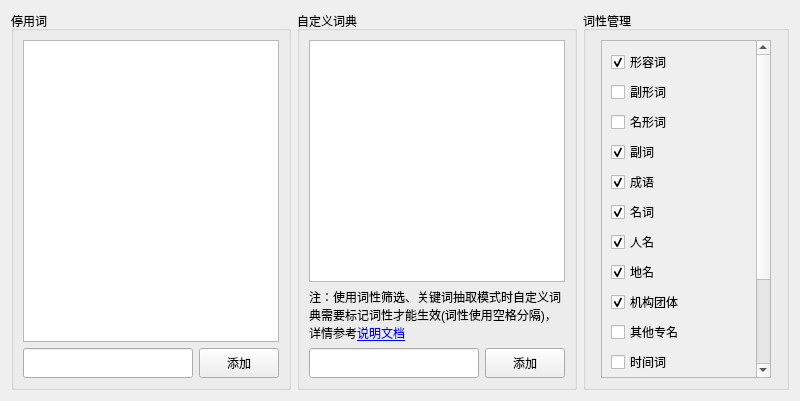
<?xml version="1.0" encoding="UTF-8"?>
<ui version="4.0">
 <class>Form</class>
 <widget class="QWidget" name="Form">
  <property name="geometry">
   <rect>
    <x>0</x>
    <y>0</y>
    <width>800</width>
    <height>401</height>
   </rect>
  </property>
  <property name="minimumSize">
   <size>
    <width>800</width>
    <height>401</height>
   </size>
  </property>
  <property name="maximumSize">
   <size>
    <width>800</width>
    <height>401</height>
   </size>
  </property>
  <property name="windowTitle">
   <string>Text Tools - 分词工具高级设置</string>
  </property>
  <property name="windowIcon">
   <iconset>
    <normaloff>src/img/QIcon.png</normaloff>src/img/QIcon.png</iconset>
  </property>
  <layout class="QGridLayout" name="gridLayout_4">
   <item row="0" column="0">
    <widget class="QGroupBox" name="groupBox">
     <property name="title">
      <string>停用词</string>
     </property>
     <layout class="QGridLayout" name="gridLayout_2">
      <item row="0" column="0" colspan="2">
       <widget class="QListWidget" name="listWidget_stopWord"/>
      </item>
      <item row="1" column="0">
       <widget class="QLineEdit" name="lineEdit_stopWord">
        <property name="minimumSize">
         <size>
          <width>0</width>
          <height>30</height>
         </size>
        </property>
        <property name="maximumSize">
         <size>
          <width>16777215</width>
          <height>30</height>
         </size>
        </property>
       </widget>
      </item>
      <item row="1" column="1">
       <widget class="QPushButton" name="pushButton_addStopWord">
        <property name="minimumSize">
         <size>
          <width>80</width>
          <height>30</height>
         </size>
        </property>
        <property name="maximumSize">
         <size>
          <width>80</width>
          <height>30</height>
         </size>
        </property>
        <property name="statusTip">
         <string>添加</string>
        </property>
        <property name="whatsThis">
         <string>添加</string>
        </property>
        <property name="text">
         <string>添加</string>
        </property>
        <property name="icon">
         <iconset>
          <normaloff>src/img/AddItem.png</normaloff>src/img/AddItem.png</iconset>
        </property>
        <property name="shortcut">
         <string>Return</string>
        </property>
       </widget>
      </item>
     </layout>
    </widget>
   </item>
   <item row="0" column="1">
    <widget class="QGroupBox" name="groupBox_2">
     <property name="title">
      <string>自定义词典</string>
     </property>
     <layout class="QGridLayout" name="gridLayout">
      <item row="2" column="1">
       <widget class="QPushButton" name="pushButton_addUserWord">
        <property name="minimumSize">
         <size>
          <width>80</width>
          <height>30</height>
         </size>
        </property>
        <property name="maximumSize">
         <size>
          <width>80</width>
          <height>30</height>
         </size>
        </property>
        <property name="statusTip">
         <string>添加</string>
        </property>
        <property name="whatsThis">
         <string>添加</string>
        </property>
        <property name="text">
         <string>添加</string>
        </property>
        <property name="icon">
         <iconset>
          <normaloff>src/img/AddItem.png</normaloff>src/img/AddItem.png</iconset>
        </property>
        <property name="shortcut">
         <string>Return</string>
        </property>
       </widget>
      </item>
      <item row="2" column="0">
       <widget class="QLineEdit" name="lineEdit_userWord">
        <property name="minimumSize">
         <size>
          <width>0</width>
          <height>30</height>
         </size>
        </property>
        <property name="maximumSize">
         <size>
          <width>16777215</width>
          <height>30</height>
         </size>
        </property>
       </widget>
      </item>
      <item row="0" column="0" colspan="2">
       <widget class="QListWidget" name="listWidget_userWord"/>
      </item>
      <item row="1" column="0" colspan="2">
       <widget class="QLabel" name="label">
        <property name="text">
         <string>注：使用词性筛选、关键词抽取模式时自定义词典需要标记词性才能生效(词性使用空格分隔)，详情参考&lt;a href='https://gitee.com/casuallyName/text-tools/wikis/Home'&gt;说明文档&lt;/a&gt;</string>
        </property>
        <property name="wordWrap">
         <bool>true</bool>
        </property>
        <property name="openExternalLinks">
         <bool>true</bool>
        </property>
       </widget>
      </item>
     </layout>
    </widget>
   </item>
   <item row="0" column="2">
    <widget class="QGroupBox" name="groupBox_3">
     <property name="title">
      <string>词性管理</string>
     </property>
     <layout class="QGridLayout" name="gridLayout_3">
      <item row="0" column="0">
       <widget class="QScrollArea" name="scrollArea_2">
        <property name="enabled">
         <bool>true</bool>
        </property>
        <property name="minimumSize">
         <size>
          <width>170</width>
          <height>0</height>
         </size>
        </property>
        <property name="maximumSize">
         <size>
          <width>170</width>
          <height>16777215</height>
         </size>
        </property>
        <property name="widgetResizable">
         <bool>true</bool>
        </property>
        <widget class="QWidget" name="scrollAreaWidgetContents_2">
         <property name="geometry">
          <rect>
           <x>0</x>
           <y>0</y>
           <width>168</width>
           <height>349</height>
          </rect>
         </property>
         <layout class="QVBoxLayout" name="verticalLayout_2">
          <item>
           <widget class="QCheckBox" name="checkBox_a">
            <property name="text">
             <string>形容词</string>
            </property>
            <property name="checked">
             <bool>true</bool>
            </property>
           </widget>
          </item>
          <item>
           <widget class="QCheckBox" name="checkBox_ad">
            <property name="text">
             <string>副形词</string>
            </property>
           </widget>
          </item>
          <item>
           <widget class="QCheckBox" name="checkBox_an">
            <property name="text">
             <string>名形词</string>
            </property>
           </widget>
          </item>
          <item>
           <widget class="QCheckBox" name="checkBox_d">
            <property name="text">
             <string>副词</string>
            </property>
            <property name="checked">
             <bool>true</bool>
            </property>
           </widget>
          </item>
          <item>
           <widget class="QCheckBox" name="checkBox_i">
            <property name="text">
             <string>成语</string>
            </property>
            <property name="checked">
             <bool>true</bool>
            </property>
           </widget>
          </item>
          <item>
           <widget class="QCheckBox" name="checkBox_n">
            <property name="text">
             <string>名词</string>
            </property>
            <property name="checked">
             <bool>true</bool>
            </property>
           </widget>
          </item>
          <item>
           <widget class="QCheckBox" name="checkBox_nr">
            <property name="text">
             <string>人名</string>
            </property>
            <property name="checked">
             <bool>true</bool>
            </property>
           </widget>
          </item>
          <item>
           <widget class="QCheckBox" name="checkBox_ns">
            <property name="text">
             <string>地名</string>
            </property>
            <property name="checked">
             <bool>true</bool>
            </property>
           </widget>
          </item>
          <item>
           <widget class="QCheckBox" name="checkBox_nt">
            <property name="text">
             <string>机构团体</string>
            </property>
            <property name="checked">
             <bool>true</bool>
            </property>
           </widget>
          </item>
          <item>
           <widget class="QCheckBox" name="checkBox_nz">
            <property name="text">
             <string>其他专名</string>
            </property>
           </widget>
          </item>
          <item>
           <widget class="QCheckBox" name="checkBox_t">
            <property name="text">
             <string>时间词</string>
            </property>
           </widget>
          </item>
          <item>
           <widget class="QCheckBox" name="checkBox_tg">
            <property name="text">
             <string>时语素</string>
            </property>
           </widget>
          </item>
          <item>
           <widget class="QCheckBox" name="checkBox_v">
            <property name="text">
             <string>动词</string>
            </property>
            <property name="checked">
             <bool>true</bool>
            </property>
           </widget>
          </item>
          <item>
           <widget class="QCheckBox" name="checkBox_vd">
            <property name="text">
             <string>副动词</string>
            </property>
           </widget>
          </item>
          <item>
           <widget class="QCheckBox" name="checkBox_vn">
            <property name="text">
             <string>名动词</string>
            </property>
            <property name="checked">
             <bool>true</bool>
            </property>
           </widget>
          </item>
         </layout>
        </widget>
       </widget>
      </item>
     </layout>
    </widget>
   </item>
  </layout>
 </widget>
 <resources/>
 <connections/>
</ui>
